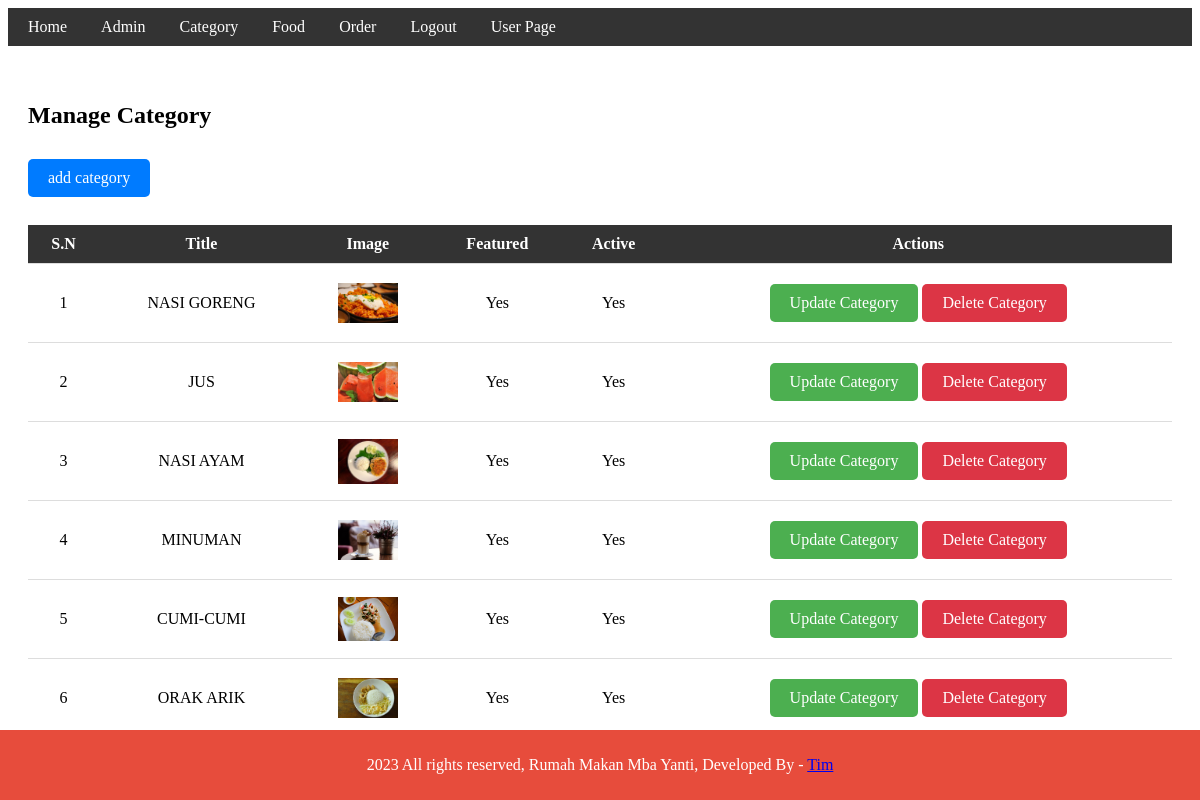
/admin/manage-category.php (signed in), run on the app's committed database.
### tables this page shows
CREATE TABLE `tbl_category` (
  `id` int(11) NOT NULL,
  `title` varchar(100) NOT NULL,
  `image_name` varchar(255) NOT NULL,
  `featured` varchar(10) NOT NULL,
  `active` varchar(10) NOT NULL
);

### admin/manage-category.php (the view, shortened to what this page needs)
<?php include('partials/menu.php')?>
<link rel="stylesheet" href="../css/footer.css">
<link rel="stylesheet" href="../css/style3.css">
<div class = "main-content">
    <div class = "wrapper">
        <h1>Manage Category</h1>
         <a href="<?php echo SITEURL;?>admin/add-category.php" class = "btn-primary">add category</a>
        <br/>
        <br/>
        <table class = "tbl-full">
            <tr>
                <th>S.N</th>
                <th>Title</th>
                <th>Image</th>
                <th>Featured</th>
                <th>Active</th>
                <th>Actions</th>
            </tr>
            <?php
             $sql = "SELECT * FROM tbl_category";
            $res = mysqli_query($conn, $sql);
            $count = mysqli_num_rows($res);
            $sn = 1;
            if($count>0) {
                while($row = mysqli_fetch_assoc($res)) {
                    $id = $row['id'];
                    $title = $row['title'];
                    $image_name = $row['image_name'];
                    $featured = $row['featured'];
                    $active = $row['active'];
                    ?>
            <tr>
                <td><?php echo $sn++;?></td>
                <td><?php echo $title;?> </td>
                <td>
                 <?php
                 if($image_name !="")
                 {
                    ?>
                    <img src="<?php echo SITEURL; ?>images/category/<?php echo $image_name;?>" width="60px">
                   <?php
                 }
                 else
                 {
                    echo "<div class='error'>Image not Added </div>";
                 }
                 ?>
                </td>
                <td><?php echo $featured;?></td>
                <td><?php echo $active;?></td>
                <td>
                   <a href="<?php echo SITEURL;?>admin/update-category.php?id=<?php echo $id; ?>" class = "btn-secondary">Update Category</a>
                    <a href="<?php echo SITEURL;?>admin/delete-category.php?id=<?php echo $id; ?>&image_name=<?php echo $image_name; ?>" class = "btn-danger">Delete Category</a>
                </td>
            </tr>
                    <?php
                }
            }
            else
            {
                 ?>
                 <tr>
                    <td colspan="6"> <div class="error">No Category Added</div></td>
                 </tr>
                 <?php
            }
            ?>
        </table>
        </div>
</div>
<?php include('partials/footer.php')?>

### css/admin.css (style rules this page uses)
.main-content { background-color: #f5f5f5; padding: 20px; margin-top: 20px; }
.tbl-full { width: 100%; border-collapse: collapse; }
.tbl-full th, .tbl-full td { padding: 10px; text-align: center; }
.tbl-full th { background-color: #333; color: #fff; }
.btn-primary { background-color: #4caf50; color: #fff; padding: 10px 20px; text-decoration: none; border-radius: 4px; }
.btn-secondary { background-color: #008cba; color: #fff; padding: 10px 20px; text-decoration: none; border-radius: 4px; }
.btn-danger { background-color: #f44336; color: #fff; padding: 10px 20px; text-decoration: none; border-radius: 4px; }

### css/style3.css (style rules this page uses)
h1 { font-size: 24px; margin-bottom: 20px; }
.btn-primary, .btn-secondary, .btn-danger { display: inline-block; padding: 10px 20px; margin: 10px 0; border-radius: 5px; color: #fff; text-decoration: none; background-color: #007bff; }
.btn-secondary { background-color: #4CAF50; }
.btn-danger { background-color: #dc3545; }
.tbl-full { width: 100%; border-collapse: collapse; }
.tbl-full th, .tbl-full td { padding: 10px; text-align: center; border-bottom: 1px solid #ddd; }
.wrapper { max-width: 1500px; margin: 0 auto; align-items: center; justify-content: center; flex-direction: column; }
.main-content { padding: 20px; background-color: #ffffff; }

### data on the page
tbl_category: title "NASI GORENG", image_name (picture), featured "Yes", active "Yes"
tbl_category: title "JUS", image_name (picture), featured "Yes", active "Yes"
tbl_category: title "NASI AYAM", image_name (picture), featured "Yes", active "Yes"
tbl_category: title "MINUMAN", image_name (picture), featured "Yes", active "Yes"
tbl_category: title "CUMI-CUMI", image_name (picture), featured "Yes", active "Yes"
tbl_category: title "ORAK ARIK", image_name (picture), featured "Yes", active "Yes"
